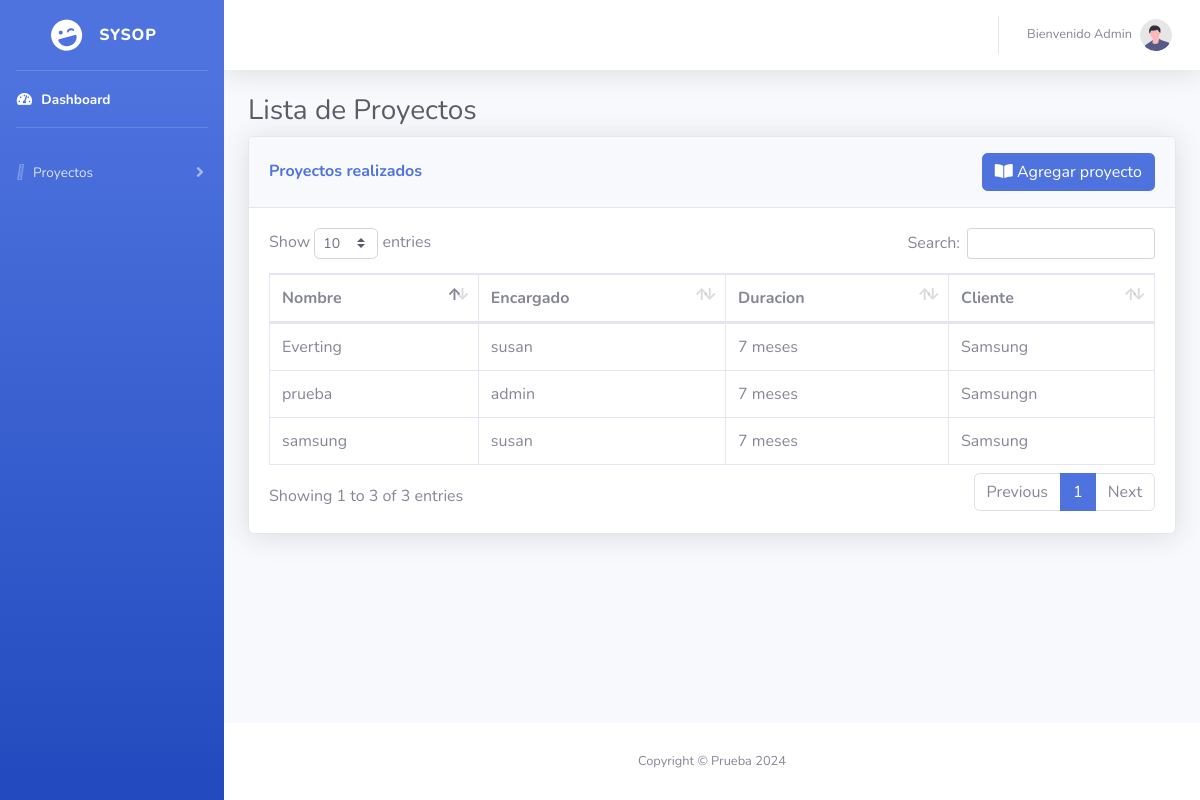
/proyectos.php (signed in), run on the app's committed database.
### tables this page shows
CREATE TABLE `proyectos` (
  `id` int NOT NULL AUTO_INCREMENT,
  `nombre` varchar(250) DEFAULT NULL,
  `duracion` varchar(250) DEFAULT NULL,
  `cliente` varchar(100) DEFAULT NULL,
  `tipo_usuario` int DEFAULT NULL,
  `encargado` varchar(100) DEFAULT NULL,
  PRIMARY KEY (`id`)
);

### proyectos.php (the view, shortened to what this page needs)
<?php include('./include/headempleado.php');
    require "conexion.php";
    $nombre = $_SESSION['nombre'];
    $sql = "SELECT * FROM proyectos id";
    $resultado =  $mysqli->query($sql);
?>
<?php include('./include/body.php'); ?>
    <div id="wrapper">
     <?php include('./include/sider.php'); ?>
        <div id="content-wrapper" class="d-flex flex-column">
            <div id="content">
                <?php include('./include/navar.php'); ?>
                <div class="container-fluid">
                    <h1 class="h3 mb-2 text-gray-800">Lista de Proyectos</h1>
                    <div class="card shadow mb-4">
                        <div class="card-header py-3 d-flex justify-content-between align-items-center">
                            <h6 class="m-0 font-weight-bold text-primary">Proyectos realizados</h6>
                            <div class="dropdown">
                                <button class="btn btn-primary" type="button" id="dropdownMenuButton" data-toggle="modal" data-target="#proyectModal">
                                    <i class="fas fa-book-open"></i>
                                    Agregar proyecto
                                </button>
                            </div>
                        </div>
                        <div class="card-body">
                            <div class="table-responsive">
                                <table class="table table-bordered" id="dataTable" width="100%" cellspacing="0">
                                    <thead>
                                        <tr>
                                            <th>Nombre</th>
                                            <th>Encargado</th>
                                            <th>Duracion</th>
                                            <th>Cliente</th>
                                        </tr>
                                    </thead>
                                    <tbody>
                                        <?php while ($row = $resultado->fetch_assoc()) { ?>
                                            <tr>
                                                <td><?php echo $row['nombre']; ?></td>
                                                <td><?php echo $row['encargado']; ?></td>
                                                <td><?php echo $row['duracion']; ?></td>
                                                <td><?php echo $row['cliente']; ?></td>
                                            </tr>
                                        <?php } ?>
                                    </tbody>
                                </table>
                            </div>
                        </div>
                    </div>
                </div>
            </div>
            <footer class="sticky-footer bg-white">
                <div class="container my-auto">
                    <div class="copyright text-center my-auto">
                        <span>Copyright &copy; Prueba 2024</span>
                    </div>
                </div>
            </footer>
        </div>
    </div>

### include/headempleado.php (shortened to what this page needs)
<head>
    <link href="vendor/fontawesome-free/css/all.min.css" rel="stylesheet" type="text/css">
    <link href="css/sb-admin-2.min.css" rel="stylesheet">
    <link href="vendor/datatables/dataTables.bootstrap4.min.css" rel="stylesheet">
</head>

### include/body.php (shortened to what this page needs)
<!DOCTYPE html>
<html lang="en">
<body id="page-top">
</body>
</html>

### include/sider.php (shortened to what this page needs)
<ul class="navbar-nav bg-gradient-primary sidebar sidebar-dark accordion" id="accordionSidebar">
    <a class="sidebar-brand d-flex align-items-center justify-content-center" href="bienvenido.php">
        <div class="sidebar-brand-icon rotate-n-15">
            <i class="fas fa-laugh-wink"></i>
        </div>
        <div class="sidebar-brand-text mx-3">SysOp</div>
    </a>
    <hr class="sidebar-divider my-0">
    <li class="nav-item active">
        <a class="nav-link" href="bienvenido.php">
            <i class="fas fa-fw fa-tachometer-alt"></i>
            <span>Dashboard</span></a>
    </li>
    <hr class="sidebar-divider">
    <li class="nav-item">
        <a class="nav-link collapsed" href="#" data-toggle="collapse" data-target="#collapsePages"
            aria-expanded="true" aria-controls="collapsePages">
            <i class="fa-solid fa-store"></i>
            <span>Proyectos</span>
        </a>
    </li>
</ul>

### include/navar.php (shortened to what this page needs)
<nav class="navbar navbar-expand navbar-light bg-white topbar mb-4 static-top shadow">
                   <ul class="navbar-nav ml-auto">
                       <li class="nav-item dropdown no-arrow">
                           <a class="nav-link dropdown-toggle" href="#" id="userDropdown" role="button"
                               data-toggle="dropdown" aria-haspopup="true" aria-expanded="false">
                               <span class="mr-2 d-none d-lg-inline text-gray-600 small">Bienvenido <?php echo $nombre;?></span>
                               <img class="img-profile rounded-circle"
                                   src="img/undraw_profile.svg">
                           </a>
                       </li>
                   </ul>
               </nav>

### data on the page
proyectos: nombre "samsung", encargado "susan", duracion "7 meses", cliente "Samsung"
proyectos: nombre "Everting", encargado "susan", duracion "7 meses", cliente "Samsung"
proyectos: nombre "prueba", encargado "admin", duracion "7 meses", cliente "Samsungn"

### other printed values
$nombre "Admin"
